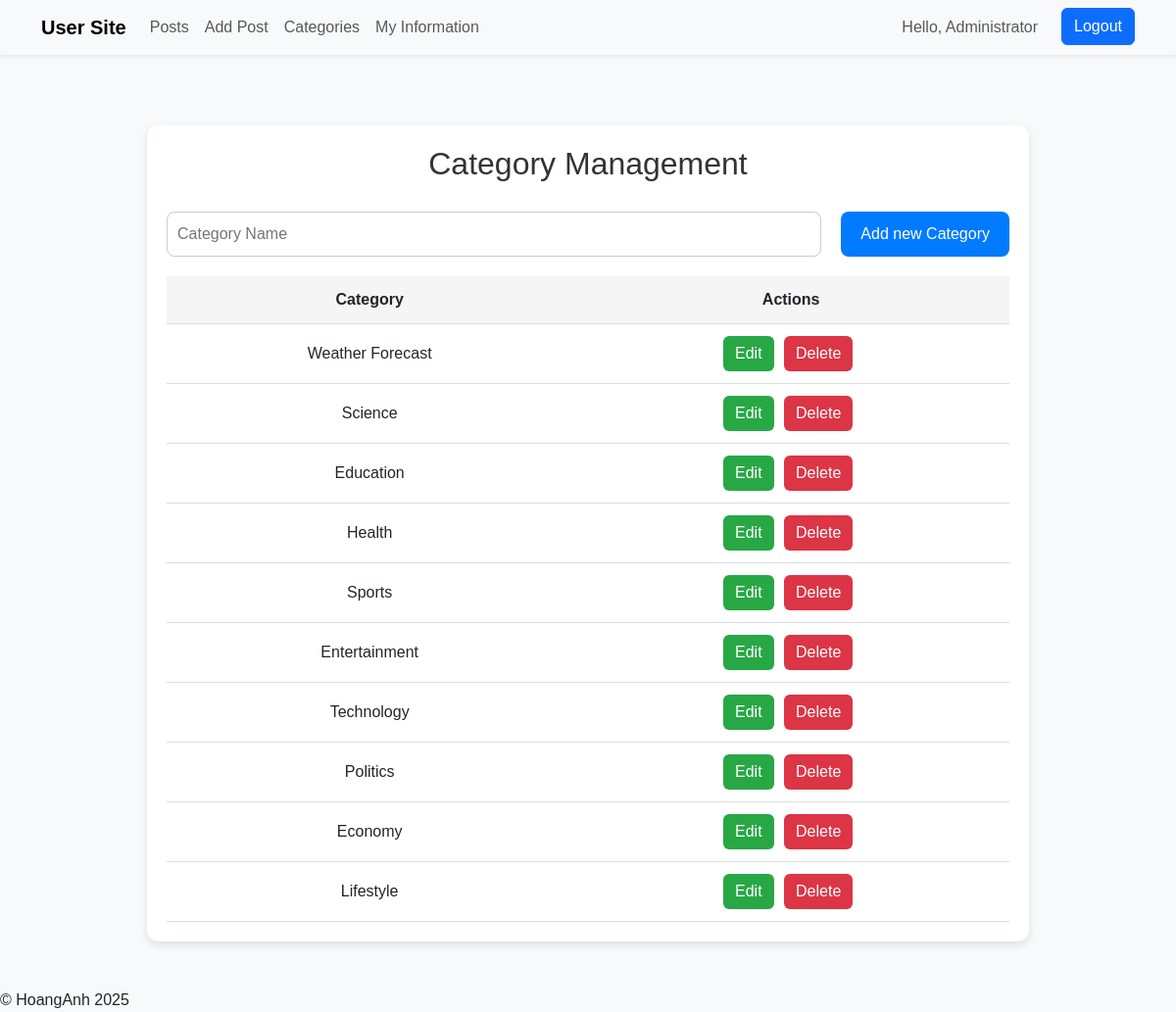
The app's page /users/user_addcategory.php (signed in) with its own data.
### tables this page shows
CREATE TABLE `category` (
  `id` int(11) NOT NULL,
  `category_name` varchar(255) NOT NULL
);

### users/user_addcategory.php (called while the page is built, shortened)
<?php require "login/check.php";
if (isset($_POST['category'])) {
    try {
        include '../includes/DatabaseConnection.php';
        include '../includes/DatabaseFunctions.php';
        $categories = allCategories($pdo);
        insertCategory($pdo, $_POST['category']);
        header('Location: user_addcategory.php');
        exit;
    } catch (PDOException $e) {
        $title = 'An error has occurred';
        $output = 'Database error: ' . $e->getMessage();
    } catch (Exception $e) {
        $title = 'An error has occurred';
        $output = 'Error: ' . $e->getMessage();
    }
} else {
    include '../includes/DatabaseConnection.php';
    include '../includes/DatabaseFunctions.php';
    $categories = allCategories($pdo);
    include 'templates/user_addcategory.html.php';
}
include 'templates/user_layout.html.php';

### includes/DatabaseFunctions.php (called while the page is built, shortened)
<?php
function query($pdo, $sql, $parameters = []) {
    $query = $pdo->prepare($sql);
    $query->execute($parameters);
    return $query;
}
function allCategories($pdo) {
    $categories = query($pdo, 'SELECT * FROM category');
    return $categories->fetchAll();
}
?>

### users/templates/user_addcategory.html.php (the view, shortened to what this page needs)
<head>
  <link href="https://cdn.jsdelivr.net/npm/bootstrap@5.3.2/dist/css/bootstrap.min.css" rel="stylesheet">
</head>
<body>
  <br>
  <div class="container1">
    <h2>Category Management</h2>
    <form class="form-group" method="post" action="user_addcategory.php">
      <input type="text" name="category" placeholder="Category Name" required>
      <button type="submit">Add new Category</button>
    </form>
    <table>
      <thead>
        <tr>
            <th>Category</th>
            <th>Actions</th>
        </tr>
      </thead>
      <tbody id="userTableBody">
        <?php foreach ($categories as $category): ?>
          <tr>
            <td><?=htmlspecialchars($category['category_name'], ENT_QUOTES, 'UTF-8')?></td>
            <td class="action-buttons">
              <form action="user_editcategory.php?id=<?=$category['id']?>" method="post" style="display:inline;">
                <button class="edit-btn">Edit</button>
              </form>
              <form action="user_deletecategory.php" method="post" style="display:inline;">
                <button class="delete-btn">Delete</button>
              </form>
            </td>
          </tr>
        <?php endforeach; ?>
      </tbody>
    </table>
  </div>
</body>

### users/templates/user_addcategory.html.php (style rules this page uses)
body { font-family: Arial, sans-serif; background-color: #f8f9fa; margin: 0; }
.container1 { max-width: 900px; margin: auto; border-radius: 12px; background: #ffffff; padding: 20px; box-shadow: 0 4px 10px rgba(0,0,0,0.1); }
h2 { text-align: center; color: #333; margin-bottom: 30px; }
.form-group { display: flex; gap: 20px; margin-bottom: 20px; }
.form-group input { flex: 1; padding: 10px; border: 1px solid #ccc; border-radius: 8px; }
.form-group button { padding: 10px 20px; background-color: #007bff; border: none; color: white; border-radius: 8px; cursor: pointer; }
table { width: 100%; border-collapse: collapse; margin-top: 20px; }
table th, table td { padding: 12px; border-bottom: 1px solid #ddd; text-align: center; }
table th { background-color: #f5f5f5; }
.action-buttons form { display: inline; }
.action-buttons button { padding: 6px 12px; margin-right: 6px; border: none; border-radius: 6px; cursor: pointer; color: white; }
.edit-btn { background-color: #28a745; }
.delete-btn { background-color: #dc3545; }

### records on screen
category: category_name "Weather Forecast"
category: category_name "Science"
category: category_name "Education"
category: category_name "Health"
category: category_name "Sports"
category: category_name "Entertainment"
category: category_name "Technology"
category: category_name "Politics"
category: category_name "Economy"
category: category_name "Lifestyle"

### other values on screen
$fullname "Administrator"
